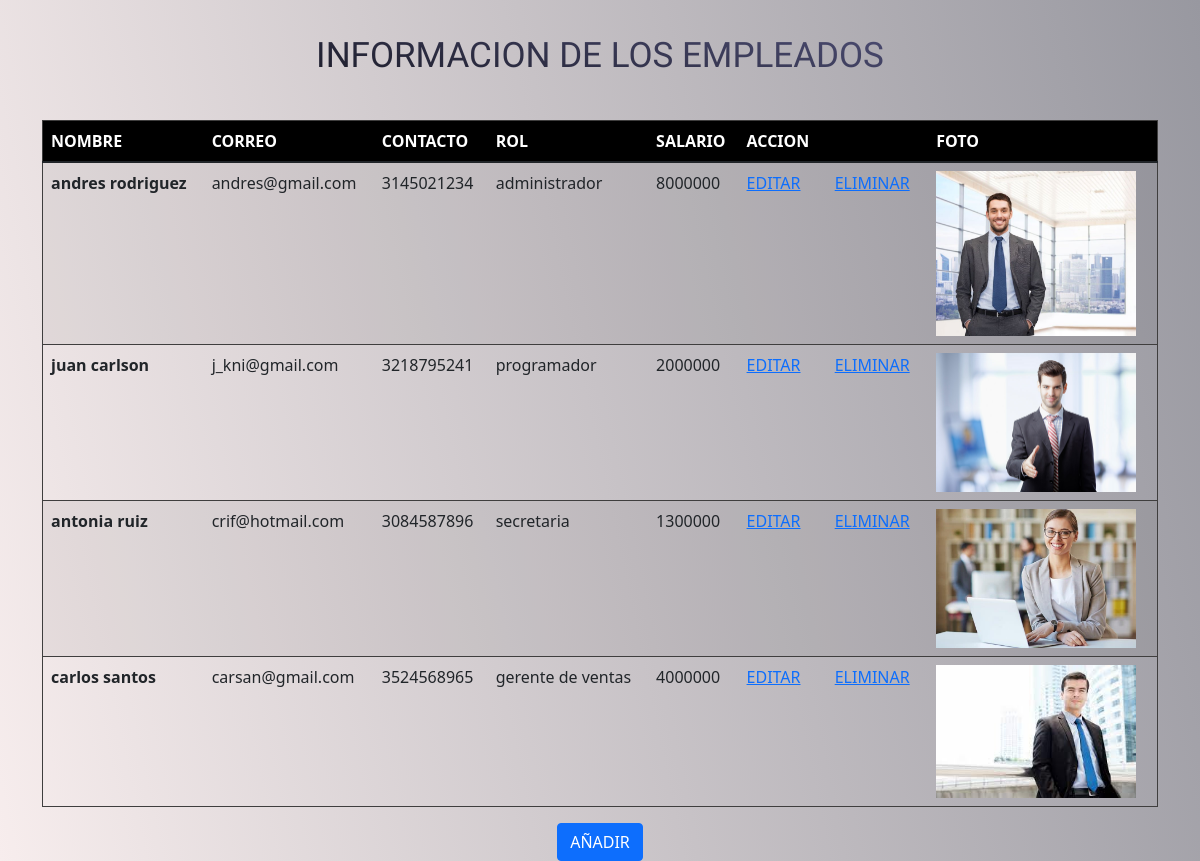
The page / on the database its author committed.
### employee/models.py (models this page shows, shortened)
class Employee(models.Model):
    emp_name = models.CharField(max_length=200)
    emp_email = models.EmailField()
    emp_contact = models.CharField(max_length=20)
    emp_role = models.CharField(max_length=200)
    emp_salary = models.IntegerField()
    venue_image = models.ImageField(null=True, blank=True, upload_to="images/")
    id = models.UUIDField(default=uuid.uuid4, unique=True, primary_key=True, editable=False)

### employee/views.py (the view)
# urls.py: path('', views.employees_list, name='employees-list'),
def employees_list(request):
    employees = Employee.objects.all()
    context = {
        'employees': employees,
    }
    return render(request, 'employee/list.html',context)

### employee/templates/employee/list.html (shortened to what this page needs)
{% extends 'base.html' %}
{% block content %}
    <h1 class="title" style="text-align: center; padding-top: 1em; padding-bottom: 1em;">INFORMACION DE LOS EMPLEADOS</h1>
    <table class="table table-striped" >
        <thead class="thead">
            <tr>
                <th scope="col">NOMBRE</th>
                <th scope="col">CORREO</th>
                <th scope="col">CONTACTO</th>
                <th scope="col">ROL</th>
                <th scope="col">SALARIO</th>
                <th scope="col">ACCION</th>
                <th scope="col">FOTO</th>
            </tr>
        </thead>
        <tbody>
            {% for emp in employees %}
                <tr>
                    <th scope="row">{{ emp.emp_name }}</th>
                    <td>{{ emp.emp_email }}</td>
                    <td>{{ emp.emp_contact }}</td>
                    <td>{{ emp.emp_role }}</td>
                    <td>{{ emp.emp_salary}}</td>
                    <td>
                        <a style="margin-right: 30px;" href="{% url 'edit-employee' emp.id %}">EDITAR</a>
                        <a href="{% url 'delete-employee' emp.id %}">ELIMINAR</a>
                    </td>
                    <td>
                     {%if emp.venue_image%}
                     <img src="{{emp.venue_image.url}}" width="200">
                     {%endif%}
                    </td>
                </tr>
            {% endfor %}
        </tbody>
    </table>
    <div class="text-center">
        <a href="{% url 'create-employee' %}"><button type="button" class="btn btn-primary">AÑADIR</button></a>
    </div>
{% endblock content %}

### templates/base.html (shortened to what this page needs)
{% load static %}
<!DOCTYPE html>
<html lang="en">
<head>
    <link href="https://cdn.jsdelivr.net/npm/bootstrap@5.1.3/dist/css/bootstrap.min.css" rel="stylesheet">
    <link  rel="stylesheet" href="{% static 'css/styles.css' %}">
</head>
<body>
    <div class="container">
        {% block content %}
        {% endblock content %}
    </div>
</body>
</html>

### employee/static/css/styles.css (style rules this page uses)
.title { font-family: 'Patua One', cursive; font-size: 35px; background: -webkit-linear-gradient(78deg, #030303 0%, #656598 100%); -webkit-background-clip: text; background-clip: text; -webkit-text-fill-color: transparent; }
body { background-color: #f7eded; background-image: linear-gradient(78deg, #f7eded 0%, #9898a0 100%); }
.table { border: 1px solid rgb(63, 62, 62); }
.thead { background-color: black; color: white; }

### rows shown on the page
Employee: emp_name "andres rodriguez", emp_email "andres@gmail.com", emp_contact "3145021234", emp_role "administrador", emp_salary "8000000", venue_image (picture)
Employee: emp_name "juan carlson", emp_email "j_kni@gmail.com", emp_contact "3218795241", emp_role "programador", emp_salary "2000000", venue_image (picture)
Employee: emp_name "antonia ruiz", emp_email "crif@hotmail.com", emp_contact "3084587896", emp_role "secretaria", emp_salary "1300000", venue_image (picture)
Employee: emp_name "carlos santos", emp_email "carsan@gmail.com", emp_contact "3524568965", emp_role "gerente de ventas", emp_salary "4000000", venue_image (picture)
